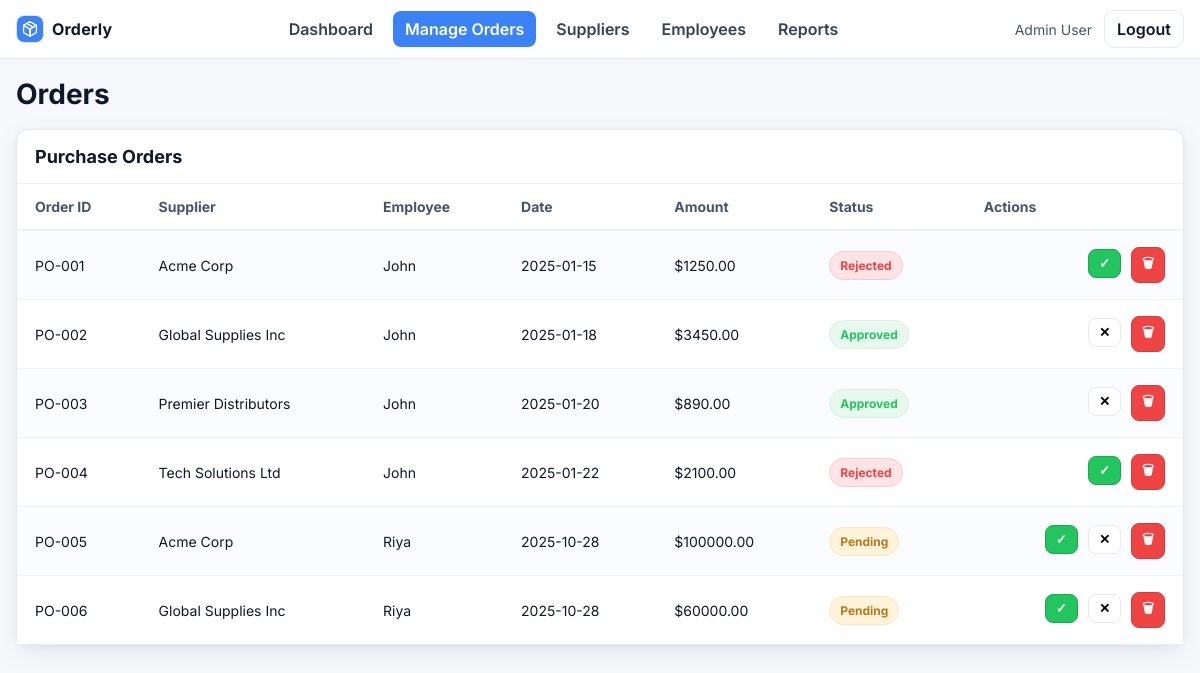
Before: /admin/orders (signed in) with the older database file.
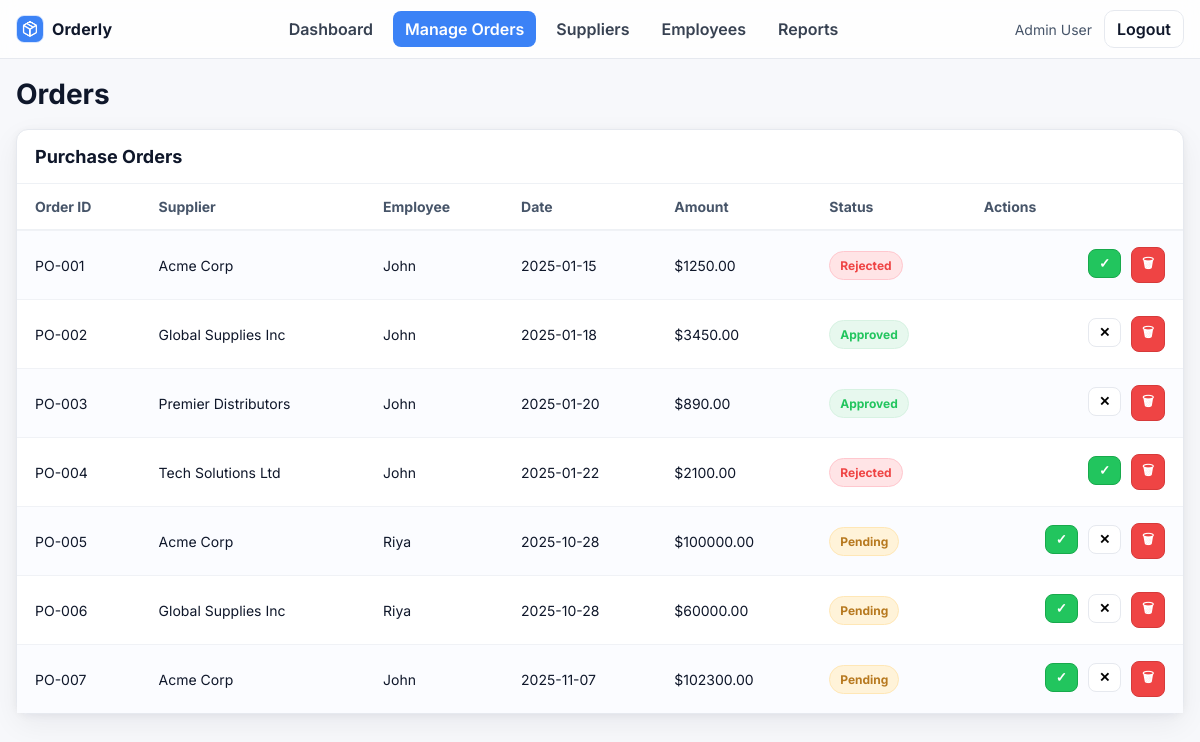
After: the same page with the newer database file.
### models.py (models this page shows, shortened)
class Order(db.Model):
    id = db.Column(db.Integer, primary_key=True)
    code = db.Column(db.String(20), unique=True, nullable=False)     # e.g., "PO-001"
    date = db.Column(db.Date, default=date.today, nullable=False)
    amount = db.Column(db.Float, default=0.0)                         # total dollar amount
    product_name = db.Column(db.String(100))
    quantity = db.Column(db.Integer)
    status = db.Column(db.String(20), default="Pending")              # Pending, Approved, Rejected
    employee_id = db.Column(db.Integer, db.ForeignKey('user.id'), nullable=False)
    supplier_id = db.Column(db.Integer, db.ForeignKey('supplier.id')) # nullable if supplier optional

class Supplier(db.Model):
    id = db.Column(db.Integer, primary_key=True)
    name = db.Column(db.String(100))
    contact = db.Column(db.String(100))
    email = db.Column(db.String(100))
    address = db.Column(db.String(200))
    orders = db.relationship('Order', backref='supplier', lazy=True)

class User(db.Model):
    id = db.Column(db.Integer, primary_key=True)
    name = db.Column(db.String(100))
    email = db.Column(db.String(100), unique=True)
    password = db.Column(db.String(100))
    role = db.Column(db.String(20))  # 'admin' or 'employee'
    orders = db.relationship('Order', backref='employee', lazy=True)

### app.py (the view)
@app.route('/admin/orders')
def admin_orders():
    if session.get('role') == 'admin':
        orders = Order.query.order_by(Order.id).all()
        return render_template('admin/orders.html', orders=orders)
    flash("Unauthorized access"); return redirect('/')

### templates/admin/orders.html (shortened to what this page needs)
<!doctype html>
<html lang="en">
<head>
  <link rel="stylesheet" href="{{ url_for('static', filename='admin.css') }}">
</head>
<body>
  <header class="adminNavBar">
    <div class="adminNavInner">
      <a class="adminNavBrand" href="{{ url_for('admin_dashboard') }}">
        <img class="adminNavBrandLogo" src="{{ url_for('static', filename='images/logo.png') }}" alt="Orderly logo">
        <span class="adminNavBrandText">Orderly</span>
      </a>
      <nav class="adminNavLinks">
        <a class="adminNavLink" href="{{ url_for('admin_dashboard') }}">Dashboard</a>
        <a class="adminNavLink adminNavLinkActive" href="{{ url_for('admin_orders') }}">Manage Orders</a>
        <a class="adminNavLink" href="{{ url_for('admin_suppliers') }}">Suppliers</a>
        <a class="adminNavLink" href="{{ url_for('admin_employee') }}">Employees</a>
        <a class="adminNavLink" href="{{ url_for('admin_reports') }}">Reports</a>
      </nav>
      <div class="adminNavRight">
        <span class="adminNavUser">{{ session.get('user_name','Admin User') }}</span>
        <a class="adminNavBtn" href="{{ url_for('logout') }}">Logout</a>
      </div>
    </div>
  </header>
  <main class="adminOrdersPage">
    <div class="adminEmployeesHeader">
      <h1 class="adminEmployeesTitle">Orders</h1>
    </div>
    <section class="adminSuppliersPanel">
      <div class="adminSuppliersPanelHead">
        <h2 class="adminSuppliersPanelTitle">Purchase Orders</h2>
      </div>
      <div class="adminSuppliersTableWrap">
        <table class="adminSuppliersTable">
          <thead>
            <tr>
              <th>Order ID</th>
              <th>Supplier</th>
              <th>Employee</th>
              <th>Date</th>
              <th>Amount</th>
              <th>Status</th>
              <th class="adminEmployeesTextRight">Actions</th>
            </tr>
          </thead>
          <tbody>
            {% for o in orders %}
            <tr>
              <td>{{ o.code }}</td>
              <td>{{ o.supplier.name if o.supplier else '-' }}</td>
              <td>{{ o.employee.name if o.employee else '-' }}</td>
              <td>{{ o.date }}</td>
              <td>${{ '%.2f'|format(o.amount or 0) }}</td>
              <td>
                <span class="adminReportsBadge
                  {% if o.status=='Approved' %}adminReportsBadgeGreen
                  {% elif o.status=='Rejected' %}adminReportsBadgeRed
                  {% else %}adminReportsBadgeAmber{% endif %}">
                  {{ o.status }}
                </span>
              </td>
              <td class="adminEmployeesTextRight">
                {% if o.status != 'Approved' %}
                <form method="post" action="{{ url_for('admin_orders_status', order_id=o.id) }}" style="display:inline">
                  <button class="adminOrdersIconBtn adminOrdersIconBtnGreen" title="Approve">✓</button>
                </form>
                {% endif %}
                {% if o.status != 'Rejected' %}
                <form method="post" action="{{ url_for('admin_orders_status', order_id=o.id) }}" style="display:inline">
                  <button class="adminOrdersIconBtn adminOrdersIconBtnAmber" title="Reject">✕</button>
                </form>
                {% endif %}
                <form method="post" action="{{ url_for('admin_orders_delete', order_id=o.id) }}" style="display:inline">
                  <button class="adminOrdersIconBtn adminOrdersIconBtnRed" title="Delete" onclick="return confirm('Delete {{ o.code }}?')">🗑</button>
                </form>
              </td>
            </tr>
            {% else %}
            <tr><td colspan="7">No orders found.</td></tr>
            {% endfor %}
          </tbody>
        </table>
      </div>
    </section>
  </main>
</body>
</html>

Changed rows visible on the page:
added Order: code "PO-007", supplier "Acme Corp", employee "John", date "2025-11-07", amount "102300.00", status "Pending"
